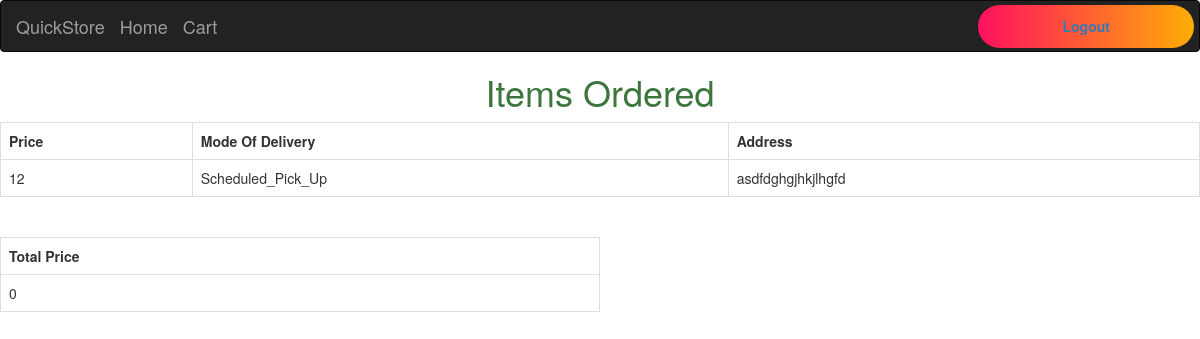
The page /Orders.php (signed in) on the database its author committed.
### tables this page shows
CREATE TABLE `orders` (
  `order_id` int(11) NOT NULL,
  `user_id` int(11) NOT NULL,
  `product_id` int(11) NOT NULL,
  `price` int(11) NOT NULL,
  `mode_of_del` varchar(30) NOT NULL,
  `address` varchar(100) NOT NULL
);

### Orders.php (the view, shortened to what this page needs)
<?php
  $conn = mysqli_connect("localhost","root","","quickstore");
  $email_id=$_SESSION['email_id'];
  $query="select user_id from customer where email_id='$email_id' ";
  $result=mysqli_query($conn,$query);
  $row=mysqli_fetch_assoc($result);
  $user_id=$row['user_id'];
  $total_price=0;
  $query5="select * from orders where user_id='$user_id'";
  $result5=mysqli_query($conn,$query5);
?>
<!DOCTYPE html>
<html>
  <head>
  </head>
  <body>
    <div class="cart-view-table-front" >
      <h1 class="text-center text-success">Items Ordered </h1>
    </div>
    <table class="table table-hover table-bordered" style="width:100%">
      <tr>
        <th style="text-align:left">Price</th>
        <th style="text-align:left">Mode Of Delivery</th>
        <th style="text-align:left">Address</th>
      </tr>
      <?php
      while($row5=mysqli_fetch_assoc($result5)){
      $total=$row5['price'];
      $mode=$row5['mode_of_del'];
      $addr=$row5['address'];
      ?>
      <tr>
        <td><?php echo $total; ?></td>
        <td><?php echo $mode; ?></td>
        <td><?php echo $addr; ?></td>
      </tr>
      <?php } ?>
    </table>
     <table class="table table-hover table-bordered" style="width:50%">
      <tr>
        <th style="text-align:left">Total Price</th>
      </tr>
      <tr><br>
        <td><?php echo $total_price; ?></td>
      </tr>
      </table><br>

### Orders.php (style rules this page uses)
table, th, td { border: 1px solid black; }

### rows shown on the page
orders: price "12", mode_of_del "Scheduled_Pick_Up", address "asdfdghgjhkjlhgfd"

### other values the page prints
$total_price "0"
